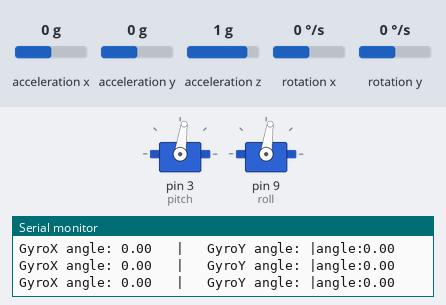
Recording of a sketch running on a simulated Arduino Uno, built with avr-gcc and run on an emulated ATmega328P. Parts: 2 × servo, the last lines printed to the serial monitor. Wiring (inferred from the names in the program): MPU-6050 motion sensor at I2C address 0x68. The inputs (shaded band) are chosen by the test bench; at power-on: acceleration x 0 g, acceleration y 0 g, rotation x 0 °/s, rotation y 0 °/s, acceleration z 1 g.

Above: at 1.2 s.
1.3 s: acceleration x set to -1.4 g
At 2.23 s:
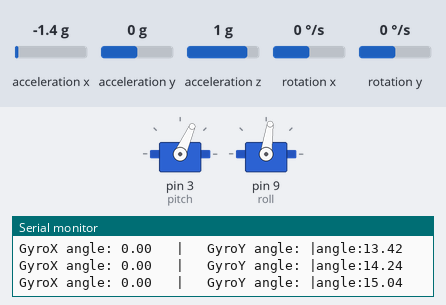
At 3.74 s:
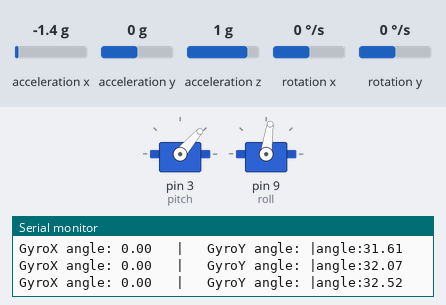
4.3 s: acceleration y set to -1.4 g
At 6.82 s:
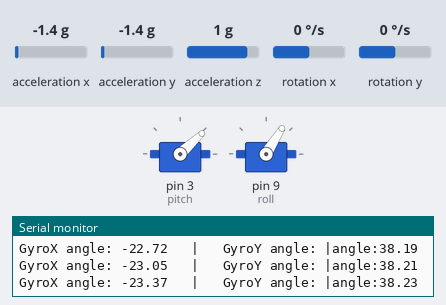
7.3 s: rotation x set to 192 °/s
10.3 s: rotation y set to 100 °/s
13.3 s: rotation x set to 168 °/s
16.3 s: rotation x set to 164 °/s
At 18.6 s:
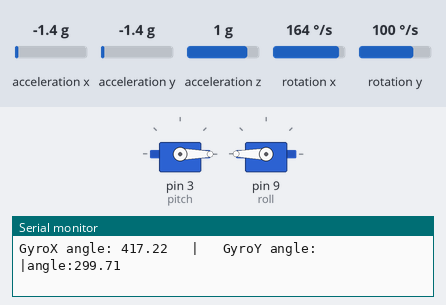
Timing chart, 0 to 20.1 s (numbered marks = the images above; inputs shaded):
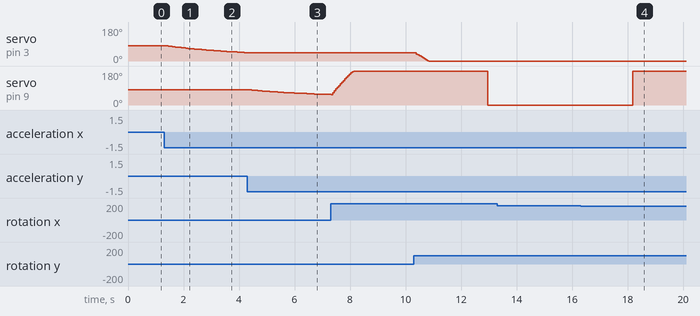

The sketch:

test_sor.ino
```cpp
/*
 * Arduino pin    |   MPU6050
 * 5V             |   Vcc
 * GND            |   GND
 * A4             |   SDA
 * A5             |   SCL
 */

//Includes
// wire.h is for I2C protocol
#include <MPU6050_light.h>
#include <MadgwickAHRS.h>
#include <Wire.h>
#include <Servo.h>
#include <PID_v1.h>

double Input_roll,Input_pitch, Output_roll, Output_pitch;
double kp=1.15;//3.55
double ki=0.01;//0.01;//0.003
double kd=0.01;//0.01;//2.05
double Setpoint_x=0;
double Setpoint_y=0;

// we have two servos ==>> two objects
Servo pitch;
Servo roll;
PID myPID_roll(&Input_roll,&Output_roll, &Setpoint_x,kp,ki,kd, DIRECT);
PID myPID_pitch(&Input_pitch, &Output_pitch, &Setpoint_y, kp,ki,kd, DIRECT);

/*MPU-6050 gives you 16 bits data so you have to create some float constants
*to store the data for accelerations and gyro*/
int home_pitch = 90;
int home_roll = 90;
//Gyro Variables
float elapsedTime, time, timePrev;            //Variables for time control
int gyro_error=0;                             //We use this variable to only calculate once the gyro data error
float Gyr_rawX, Gyr_rawY, Gyr_rawZ;           //Here we store the raw data read
float Gyro_angle_x, Gyro_angle_y;             //Here we store the angle value obtained with Gyro data
float Gyro_raw_error_x, Gyro_raw_error_y;     //Here we store the initial gyro data error

//Acc Variables
int acc_error=0;                              //We use this variable to only calculate once the Acc data error
float rad_to_deg = 180/3.141592654;           //This value is for pasing from radians to degrees values
float Acc_rawX, Acc_rawY, Acc_rawZ;           //Here we store the raw data read
float Acc_angle_x, Acc_angle_y;               //Here we store the angle value obtained with Acc data
float Acc_angle_error_x, Acc_angle_error_y;   //Here we store the initial Acc data error

float Total_angle_x, Total_angle_y;           //Here we store the final total angle
float roll_angle,pitch_angle;
float roll_d=0;
float pitch_d=0;
unsigned long microsPerReading, microsPrevious;


void setup() {
  myPID_roll.SetMode(AUTOMATIC);
  myPID_pitch.SetMode(AUTOMATIC);
  myPID_roll.SetOutputLimits(-90,90);
  myPID_pitch.SetOutputLimits(-90,90);

  pitch.attach(3); //servo motor for pitch
  roll.attach(9);  //servo motor for roll

  home_pitch = 82;                                                                                   //test this for homing
  home_roll = 82;
  pitch.write(home_pitch);
  roll.write(home_roll);

  Serial.begin(9600);    //Remember to set this same baud rate to the serial monitor
  Wire.begin();

  //begin the wire comunication
  Wire.beginTransmission(0x68);           //begin, Send the slave adress (in this case 68)
  Wire.write(0x6B);                       //make the reset (place a 0 into the 6B register)
  Wire.write(0x00);
  Wire.endTransmission(true);             //end the transmission
  //Gyro config
  Wire.beginTransmission(0x68);           //begin, Send the slave adress (in this case 68)
  Wire.write(0x1B);                       //We want to write to the GYRO_CONFIG register (1B hex)
  Wire.write(0x10);                       //Set the register bits as 00010000 (1000dps full scale)
  Wire.endTransmission(true);             //End the transmission with the gyro
  //Acc config
  Wire.beginTransmission(0x68);           //Start communication with the address found during search.
  Wire.write(0x1C);                       //We want to write to the ACCEL_CONFIG register
  Wire.write(0x10);                       //Set the register bits as 00010000 (+/- 8g full scale range)
  Wire.endTransmission(true);


  time = millis();                        //Start counting time in milliseconds
}


void loop() {

  /////////////////////////////I M U/////////////////////////////////////
  timePrev = time;  // the previous time is stored before the actual time read
  time = millis();  // actual time read
  elapsedTime = (time - timePrev) / 1000;
  /*The tiemeStep is the time that elapsed since the previous loop.
  *This is the value that we will use in the formulas as "elapsedTime"
  *in seconds. We work in ms so we have to divide the value by 1000
  to obtain seconds*/
  /*Reed the values that the accelerometre gives.
  * We know that the slave adress for this IMU is 0x68 in
  * hexadecimal. For that in the RequestFrom and the
  * begin functions we have to put this value.*/
 //////////////////////////////////////Gyro read/////////////////////////////////////
  Wire.beginTransmission(0x68);            //begin, Send the slave adress (in this case 68)
  Wire.write(0x43);                        //First adress of the Gyro data
  Wire.endTransmission(false);
  Wire.requestFrom(0x68,4,true);           //We ask for just 4 registers
  Gyr_rawX=Wire.read()<<8|Wire.read();     //Once again we shif and sum
  Gyr_rawY=Wire.read()<<8|Wire.read();
  /*Now in order to obtain the gyro data in degrees/seconds we have to divide first
  the raw value by 32.8 because that's the value that the datasheet gives us for a 1000dps range*/
  /*---X---*/
  Gyr_rawX = (Gyr_rawX/32.8);
  /*---Y---*/
  Gyr_rawY = (Gyr_rawY/32.8);
  /*Now we integrate the raw value in degrees per seconds in order to obtain the angle
  * If you multiply degrees/seconds by seconds you obtain degrees */
    /*---X---*/
  Gyro_angle_x = Gyr_rawX*elapsedTime;
  /*---Y---*/
  Gyro_angle_y = Gyr_rawY*elapsedTime;
  //////////////////////////////////////Acc read/////////////////////////////////////
  Wire.beginTransmission(0x68);     //begin, Send the slave adress (in this case 68)
  Wire.write(0x3B);                 //Ask for the 0x3B register- correspond to AcX
  Wire.endTransmission(false);      //keep the transmission and next
  Wire.requestFrom(0x68,6,true);    //We ask for next 6 registers starting with the 3B
  Acc_rawX=(Wire.read()<<8|Wire.read())/4096.0 ; //each value needs two registres
  Acc_rawY=(Wire.read()<<8|Wire.read())/4096.0 ;
  Acc_rawZ=(Wire.read()<<8|Wire.read())/4096.0 ;
 /*Now in order to obtain the Acc angles we use euler formula with acceleration values
 after that we substract the error value found before*/
 /*---X---*/
 Acc_angle_x = (atan((Acc_rawY)/sqrt(pow((Acc_rawX),2) + pow((Acc_rawZ),2)))*rad_to_deg) ;
 /*---Y---*/
 Acc_angle_y = (atan(-1*(Acc_rawX)/sqrt(pow((Acc_rawY),2) + pow((Acc_rawZ),2)))*rad_to_deg) ;

 //////////////////////////////////////Total angle and filter/////////////////////////////////////
// this is a complementary filter

 /*---X axis angle---*/
 Total_angle_x = 0.98 *(Total_angle_x + Gyro_angle_x) + 0.02*Acc_angle_x;

 /*---Y axis angle---*/
 Total_angle_y = 0.98 *(Total_angle_y + Gyro_angle_y) + 0.02*Acc_angle_y;


///////////////////////////////////////////////////this is for GY521 //////////////////////////////////////////////

    Serial.print("GyroX angle: ");
    Serial.print(Total_angle_x);

    Serial.print("   |   ");
    Serial.print("GyroY angle: ");
    Serial.print("|");
    Serial.print("angle:");
    Serial.println(Total_angle_y);
    roll.write(home_roll+Total_angle_x);
    //delay(5);
    pitch.write(home_pitch-Total_angle_y);


}//end of void loop
```

Measured:
- after the input at 1.3 s, servo on pin 3 (pitch): moves from 82° to 45° over 2.8 s, starting after 0.09 s
- after the input at 4.3 s, servo on pin 9 (roll): moves from 82° to 56° over 2.7 s, starting after 0.05 s
- after the input at 16.3 s, servo on pin 9 (roll): 0° → 180° after 1.9 s
